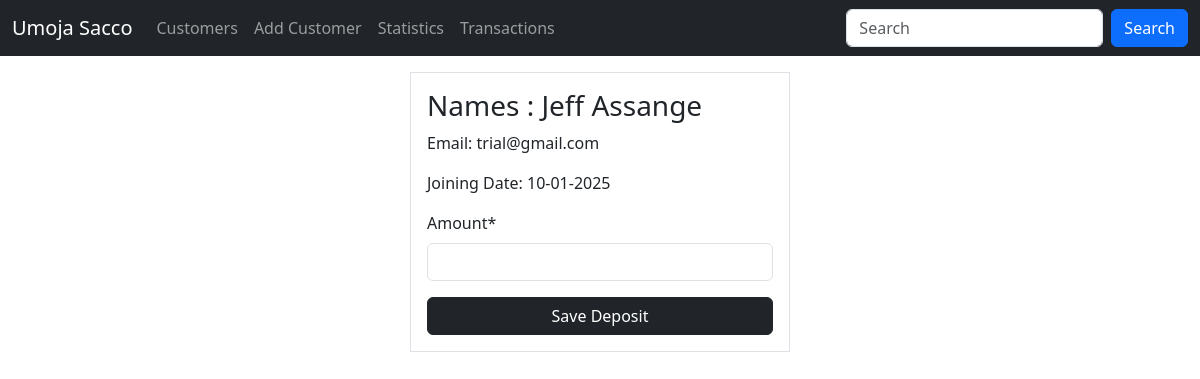
The page /customers/deposit/109 (signed in) on the database its author committed.
### main/models.py (models this page shows, shortened)
class Customer(models.Model):
    first_name = models.CharField(max_length=30)
    last_name = models.CharField(max_length=30)
    email = models.EmailField(unique=True)
    dob = models.DateField()
    gender = models.CharField(max_length=10)
    profile_pic = models.ImageField(upload_to=generate_unique_name, null=True)
    weight = models.IntegerField(default=0)
    created_at = models.DateTimeField(auto_now_add=True)
    updated_at = models.DateTimeField(auto_now=True)
    class Meta:
        db_table = 'customers'

### main/views.py (the view)
# urls.py: path('customers/deposit/<int:customer_id>', views.deposit, name='deposit'),
@login_required
@permission_required("main.add_deposit", raise_exception=True)
def deposit(request, customer_id):
    customer = get_object_or_404(Customer, id=customer_id)
    if request.method == "POST":
        form = DepositForm(request.POST)
        if form.is_valid():
            amount = form.cleaned_data['amount']
            depo = Deposits(amount=amount, status=True, customer=customer)
            depo.save()
            messages.success(request, 'Your deposit has been successfully saved')
            return redirect('customers')
    else:
        form = DepositForm()
    return render(request, 'deposit_form.html', {"form": form, "customer": customer})

### main/app_forms.py
class DepositForm(forms.ModelForm):
    class Meta:
        model = Deposits
        fields = ['amount']
        widgets = {
            'amount': forms.NumberInput(attrs={'type': 'number', 'min':'0', 'max':'100000'})
        }

### templates/deposit_form.html (shortened to what this page needs)
{% extends 'master.html' %}
{% load crispy_forms_filters %}
{% load crispy_forms_tags %}
{% block content %}
	<div class="container">
       <div class="row justify-content-center">
            <div class="col-sm-4 border px-3 py-3 mt-3">
                <h3>Names : {{ customer.first_name }} {{ customer.last_name }}</h3>
                <p>Email: {{ customer.email }}</p>
                <p>Joining Date:  {{ customer.created_at | date:"d-m-Y" }}</p>
                <form action="" method="post">
                    {{ form | crispy }}
                    <button class="btn btn-dark w-100">Save Deposit</button>
                </form>
            </div>
       </div>
    </div>
{% endblock %}

### rows shown on the page
Customer: first_name "Jeff", last_name "Assange", email "trial@gmail.com", created_at "10-01-2025"
